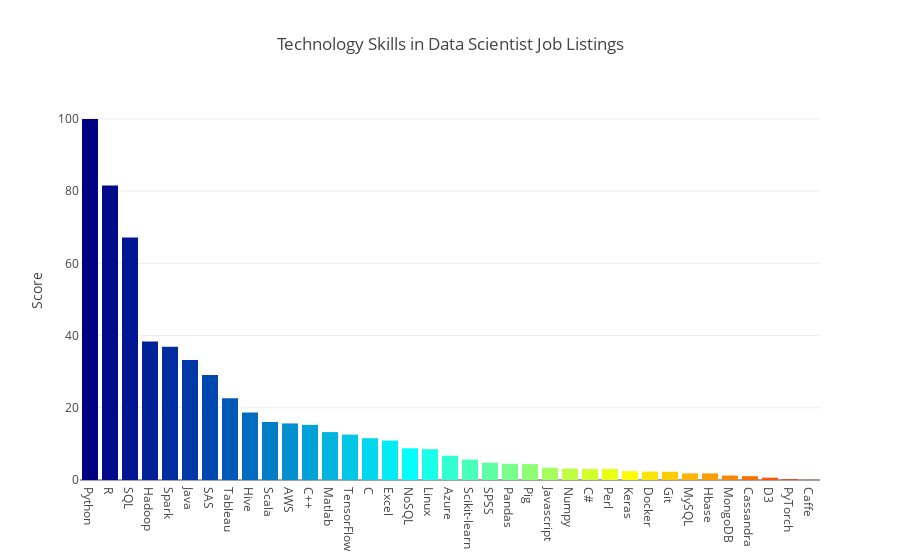

Notebook source saved alongside this figure:
### Markdown cell above
## Let's make a bar chart of all the combined scores

### Code cell
cmax=200
cmin=50
color_s = np.linspace(cmin, cmax, 44)

data = [
    go.Bar(
        x=p_s_df.index,          
        y=p_s_df['Score'],
        marker=dict(
            colorscale='Jet',
            #cauto=True,
            color=color_s,
        ),
        # text=p_s_df['Score'],
        # textposition='outside',
        # textfont=dict(size=10)
    )
]

layout = {
    'title': 'Technology Skills in Data Scientist Job Listings',
    #'xaxis': {'tickmode': 'linear'},
    'yaxis': {'title': "Score"}
}

fig = go.Figure(data=data, layout=layout)
py.iplot(fig)

### Figure 1 — Plotly figure (JSON) as saved in the notebook; plotly's stock layout.template omitted (floating-point values rounded to 4 significant figures)
{"data": [{"marker": {"cauto": true, "cmax": 200, "cmin": 50, "color": [50, 53.49, 56.98, 60.47, 63.95, 67.44, 70.93, 74.42, 77.91, 81.4, 84.88, 88.37, 91.86, 95.35, 98.84, 102.3, 105.8, 109.3, 112.8, 116.3, 119.8, 123.3, 126.7, 130.2, 133.7, 137.2, 140.7, 144.2, 147.7, 151.2, 154.7, 158.1, 161.6, 165.1, 168.6, 172.1, 175.6, 179.1, 182.6, 186.0, 189.5, 193.0, 196.5, 200], "colorscale": "Jet"}, "type": "bar", "uid": "e4b8b446-cd7a-11e8-b97a-80e65005551c", "x": ["Python", "R", "SQL", "Hadoop", "Spark", "Java", "SAS", "Tableau", "Hive", "Scala", "AWS", "C++", "Matlab", "TensorFlow", "C", "Excel", "NoSQL", "Linux", "Azure", "Scikit-learn", "SPSS", "Pandas", "Pig", "Javascript", "Numpy", "C# ", "Perl", "Keras", "Docker", "Git", "MySQL", "Hbase", "MongoDB", "Cassandra", "D3", "PyTorch", "Caffe"], "y": [100, 81.57, 67.19, 38.39, 36.94, 33.25, 29.07, 22.66, 18.72, 16.08, 15.67, 15.28, 13.27, 12.58, 11.58, 10.92, 8.78, 8.54, 6.73, 5.68, 4.81, 4.49, 4.4, 3.42, 3.17, 3.06, 3.05, 2.45, 2.33, 2.28, 1.84, 1.83, 1.23, 1.05, 0.64, 0.23, 0.05]}], "layout": {"autosize": true, "title": "Technology Skills in Data Scientist Job Listings", "xaxis": {"autorange": true, "range": [-0.5, 36.5], "type": "category"}, "yaxis": {"autorange": true, "range": [0, 105.3], "title": "Score", "type": "linear"}}}
